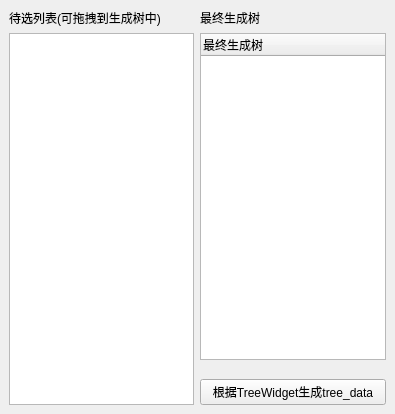
<?xml version="1.0" encoding="UTF-8"?>
<ui version="4.0">
 <class>MainWindow</class>
 <widget class="QMainWindow" name="MainWindow">
  <property name="geometry">
   <rect>
    <x>0</x>
    <y>0</y>
    <width>395</width>
    <height>414</height>
   </rect>
  </property>
  <property name="windowTitle">
   <string>MainWindow</string>
  </property>
  <widget class="QWidget" name="centralwidget">
   <layout class="QHBoxLayout" name="horizontalLayout">
    <item>
     <layout class="QVBoxLayout" name="layout_list">
      <item>
       <widget class="QLabel" name="label">
        <property name="text">
         <string>待选列表(可拖拽到生成树中)</string>
        </property>
       </widget>
      </item>
      <item>
       <widget class="QListWidget" name="listWidget"/>
      </item>
     </layout>
    </item>
    <item>
     <layout class="QVBoxLayout" name="layout_tree">
      <item>
       <widget class="QLabel" name="label_2">
        <property name="text">
         <string>最终生成树</string>
        </property>
       </widget>
      </item>
      <item>
       <widget class="MyTreeWidget" name="treeWidget">
        <property name="sizePolicy">
         <sizepolicy hsizetype="Expanding" vsizetype="Expanding">
          <horstretch>0</horstretch>
          <verstretch>0</verstretch>
         </sizepolicy>
        </property>
        <property name="columnCount">
         <number>1</number>
        </property>
        <column>
         <property name="text">
          <string>最终生成树</string>
         </property>
        </column>
       </widget>
      </item>
      <item>
       <spacer name="verticalSpacer">
        <property name="orientation">
         <enum>Qt::Vertical</enum>
        </property>
        <property name="sizeType">
         <enum>QSizePolicy::Fixed</enum>
        </property>
        <property name="sizeHint" stdset="0">
         <size>
          <width>20</width>
          <height>13</height>
         </size>
        </property>
       </spacer>
      </item>
      <item>
       <widget class="QPushButton" name="pushButton">
        <property name="text">
         <string>根据TreeWidget生成tree_data</string>
        </property>
       </widget>
      </item>
     </layout>
    </item>
   </layout>
  </widget>
 </widget>
 <customwidgets>
  <customwidget>
   <class>MyTreeWidget</class>
   <extends>QTreeWidget</extends>
   <header>MyTreeWidget.h</header>
  </customwidget>
 </customwidgets>
 <resources/>
 <connections/>
</ui>
